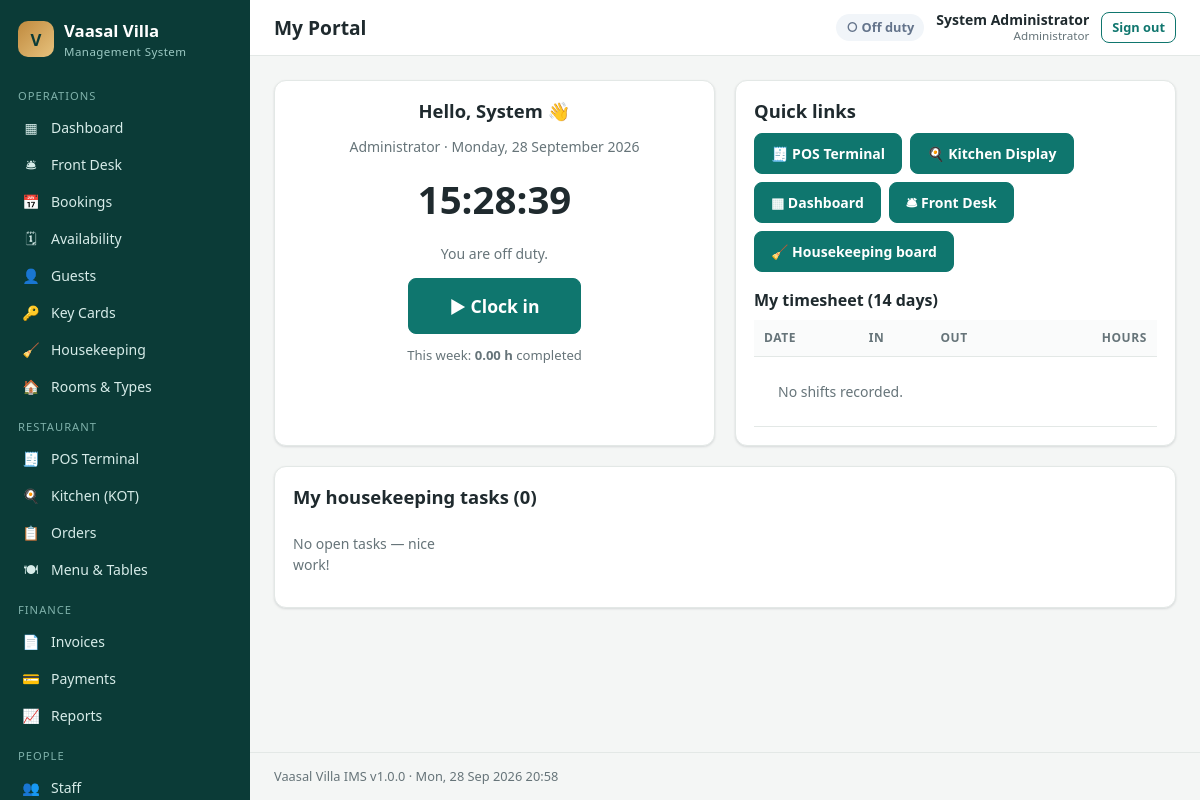
The app's page /staff/index.php (signed in) with its own data.
### tables this page shows
CREATE TABLE users (
  id            INT UNSIGNED AUTO_INCREMENT PRIMARY KEY,
  role_id       INT UNSIGNED NOT NULL,
  full_name     VARCHAR(120) NOT NULL,
  username      VARCHAR(60)  NOT NULL UNIQUE,
  email         VARCHAR(160) NULL,
  phone         VARCHAR(40)  NULL,
  password_hash VARCHAR(255) NOT NULL,
  department    VARCHAR(60)  NULL,
  hourly_rate   DECIMAL(10,2) NOT NULL DEFAULT 0,
  is_active     TINYINT(1)   NOT NULL DEFAULT 1,
  last_login    DATETIME     NULL,
  created_at    DATETIME     NOT NULL DEFAULT CURRENT_TIMESTAMP,
  CONSTRAINT fk_user_role FOREIGN KEY (role_id) REFERENCES roles(id)
);

CREATE TABLE roles (
  id          INT UNSIGNED AUTO_INCREMENT PRIMARY KEY,
  name        VARCHAR(60)  NOT NULL,
  slug        VARCHAR(60)  NOT NULL UNIQUE,
  description VARCHAR(255) NULL
);

### includes/functions.php (called while the page is built, shortened)
<?php
function e($v): string
{
    return htmlspecialchars((string) ($v ?? ''), ENT_QUOTES, 'UTF-8');
}
function url(string $path = ''): string
{
    return BASE_URL . '/' . ltrim($path, '/');
}
function is_post(): bool
{
    return ($_SERVER['REQUEST_METHOD'] ?? 'GET') === 'POST';
}

### includes/db.php (called while the page is built, shortened)
<?php
function db(): PDO
{
    static $pdo = null;
    if ($pdo === null) {
        $dsn = 'mysql:host=' . DB_HOST . ';port=' . DB_PORT . ';dbname=' . DB_NAME . ';charset=utf8mb4';
        try {
            $pdo = new PDO($dsn, DB_USER, DB_PASS, [
                PDO::ATTR_ERRMODE            => PDO::ERRMODE_EXCEPTION,
                PDO::ATTR_DEFAULT_FETCH_MODE => PDO::FETCH_ASSOC,
                PDO::ATTR_EMULATE_PREPARES   => false,
            ]);
            $pdo->exec("SET time_zone = '" . (new DateTime())->format('P') . "'");
        } catch (PDOException $e) {
            http_response_code(500);
            $msg = APP_DEBUG ? htmlspecialchars($e->getMessage()) : 'Database connection failed.';
            exit('<div style="font-family:sans-serif;max-width:640px;margin:60px auto;padding:24px;border:1px solid #fca5a5;background:#fef2f2;border-radius:10px">'
                . '<h2 style="margin-top:0;color:#b91c1c">Database connection failed</h2><p>' . $msg . '</p>'
                . '<p>Make sure MySQL is running in the XAMPP Control Panel and that <code>database.sql</code> has been imported. '
                . 'Credentials are in <code>config/config.php</code>.</p></div>');
        }
    }
    return $pdo;
}
function q(string $sql, array $params = []): PDOStatement
{
    $st = db()->prepare($sql);
    $st->execute($params);
    return $st;
}
function q_all(string $sql, array $params = []): array
{
    return q($sql, $params)->fetchAll();
}
function q_row(string $sql, array $params = []): ?array
{
    $r = q($sql, $params)->fetch();
    return $r === false ? null : $r;
}
function q_val(string $sql, array $params = [])
{
    $v = q($sql, $params)->fetchColumn();
    return $v === false ? null : $v;
}

### includes/auth.php (called while the page is built, shortened)
<?php
function current_user(): ?array
{
    static $user = false, $cachedFor = null;
    $sid = $_SESSION['user_id'] ?? null;
    if ($user !== false && $cachedFor === $sid) return $user;
    $cachedFor = $sid;
    $user = null;
    if (!empty($_SESSION['user_id'])) {
        $user = q_row('SELECT u.*, r.name AS role_name, r.slug AS role_slug FROM users u JOIN roles r ON r.id = u.role_id WHERE u.id = ? AND u.is_active = 1', [$_SESSION['user_id']]);
        $user['permissions'] = array_column(q_all(
            'SELECT p.slug FROM role_permissions rp JOIN permissions p ON p.id = rp.permission_id WHERE rp.role_id = ?',
            [$user['role_id']]
        ), 'slug');
    }
    return $user;
}
function can(string $perm): bool
{
    $u = current_user();
    return $u['role_slug'] === 'admin' || in_array($perm, $u['permissions'], true);
}
function require_login(): array
{
    $u = current_user();
    return $u;
}
function home_path(): string
{
    if (can('dashboard.view')) return 'admin/index.php';
    return 'staff/index.php';
}

### staff/index.php (the view, shortened to what this page needs)
<?php
$me = require_login();
$title = 'My Portal';
$active = 'portal';
$open = q_row('SELECT * FROM attendance WHERE user_id=? AND clock_out IS NULL ORDER BY id DESC LIMIT 1', [$me['id']]);
$sheet = q_all('SELECT * FROM attendance WHERE user_id=? AND work_date >= ? ORDER BY clock_in DESC', [$me['id'], date('Y-m-d', strtotime('-13 day'))]);
$weekHours = (float) q_val('SELECT COALESCE(SUM(hours),0) FROM attendance WHERE user_id=? AND work_date >= ?', [$me['id'], date('Y-m-d', strtotime('monday this week'))]);
$tasks = can('housekeeping.work') ? q_all("SELECT t.*, r.room_number, rt.name type_name, r.status room_status FROM housekeeping_tasks t JOIN rooms r ON r.id=t.room_id JOIN room_types rt ON rt.id=r.room_type_id
                 WHERE t.assigned_to=? AND t.status IN ('pending','in_progress') ORDER BY FIELD(t.priority,'urgent','high','normal','low'), t.created_at", [$me['id']]) : [];
$taskTypes = ['checkout_clean' => 'Check-out clean', 'stayover_clean' => 'Stay-over clean', 'turndown' => 'Turndown', 'deep_clean' => 'Deep clean', 'inspection' => 'Inspection', 'maintenance' => 'Maintenance'];
require __DIR__ . '/../includes/admin_header.php';
?>
<div class="grid g2">
  <div class="card" style="text-align:center">
    <h2>Hello, <?= e(explode(' ', $me['full_name'])[0]) ?> 👋</h2>
    <p class="muted"><?= e($me['role_name']) ?> · <?= date('l, d F Y') ?></p>
    <div style="font-size:2.4rem;font-weight:700;margin:6px 0" id="clk"><?= date('H:i:s') ?></div>
    <?php if (can('attendance.self')): ?>
      <?php if ($open): ?>
        <p>On duty since <b><?= date('H:i', strtotime($open['clock_in'])) ?></b></p>
        <form method="post"><?= csrf_field() ?><input type="hidden" name="action" value="clock_out"><button class="btn btn-warn" style="font-size:1.1rem;padding:14px 40px">⏹ Clock out</button></form>
      <?php else: ?>
        <p class="muted">You are off duty.</p>
        <form method="post"><?= csrf_field() ?><input type="hidden" name="action" value="clock_in"><button class="btn" style="font-size:1.1rem;padding:14px 40px">▶ Clock in</button></form>
      <?php endif; ?>
    <?php endif; ?>
    <p class="small muted" style="margin-top:12px">This week: <b><?= number_format($weekHours, 2) ?> h</b> completed</p>
  </div>
  <div class="card">
    <h2>Quick links</h2>
    <div class="btn-row">
      <?php if (can('pos.use')): ?><a class="btn" href="<?= e(url('pos/index.php')) ?>">🧾 POS Terminal</a><?php endif; ?>
      <?php if (can('kitchen.view')): ?><a class="btn" href="<?= e(url('pos/kitchen.php')) ?>">🍳 Kitchen Display</a><?php endif; ?>
      <?php if (can('dashboard.view')): ?><a class="btn" href="<?= e(url('admin/index.php')) ?>">▦ Dashboard</a><?php endif; ?>
      <?php if (can('frontdesk.manage')): ?><a class="btn" href="<?= e(url('admin/frontdesk.php')) ?>">🛎 Front Desk</a><?php endif; ?>
      <?php if (can('housekeeping.manage')): ?><a class="btn" href="<?= e(url('admin/housekeeping.php')) ?>">🧹 Housekeeping board</a><?php endif; ?>
    </div>
    <h3 style="margin-top:18px">My timesheet (14 days)</h3>
    <table class="table"><thead><tr><th>Date</th><th>In</th><th>Out</th><th class="num">Hours</th></tr></thead><tbody>
    <?php if (!$sheet): ?><tr><td colspan="4" class="empty">No shifts recorded.</td></tr><?php endif; ?>
    </tbody></table>
  </div>
</div>
<?php if (can('housekeeping.work')): ?>
<div class="card">
  <h2>My housekeeping tasks (<?= count($tasks) ?>)</h2>
  <div class="rack">
  <?php foreach ($tasks as $t): ?>
    <div class="room-tile <?= $t['priority'] === 'urgent' ? 'maintenance' : 'available' ?>">
      <div style="display:flex;justify-content:space-between"><span class="no"><?= e($t['room_number']) ?></span><?= badge($t['priority']) ?></div>
      <div class="type"><?= e($t['type_name']) ?> · room <?= e($t['room_status']) ?></div>
      <div style="margin:6px 0;font-weight:600"><?= e($taskTypes[$t['task_type']]) ?></div>
      <?php if ($t['notes']): ?><div class="small muted"><?= e($t['notes']) ?></div><?php endif; ?>
      <form method="post" style="margin-top:8px"><?= csrf_field() ?><input type="hidden" name="action" value="task"><input type="hidden" name="id" value="<?= $t['id'] ?>">
        <?php if ($t['status'] === 'pending'): ?><button class="btn btn-sm btn-ghost" name="status" value="in_progress">Start</button><?php endif; ?>
        <button class="btn btn-sm" name="status" value="done">✓ Done</button></form>
    </div>
  <?php endforeach; if (!$tasks): ?><p class="muted">No open tasks — nice work!</p><?php endif; ?>
  </div>
</div>
<?php endif; ?>
<?php require __DIR__ . '/../includes/admin_footer.php'; ?>

### includes/admin_header.php (shortened to what this page needs)
<?php
$__u = current_user();
$active = $active ?? '';
$__nav = [
    ['Operations', [
        ['dashboard',   'admin/index.php',        'Dashboard',        '▦', ['dashboard.view']],
        ['frontdesk',   'admin/frontdesk.php',    'Front Desk',       '🛎', ['frontdesk.manage']],
        ['bookings',    'admin/bookings.php',     'Bookings',         '📅', ['bookings.manage']],
        ['calendar',    'admin/calendar.php',     'Availability',     '🗓', ['bookings.manage', 'frontdesk.manage']],
        ['guests',      'admin/guests.php',       'Guests',           '👤', ['guests.manage']],
        ['keycards',    'admin/keycards.php',     'Key Cards',        '🔑', ['keycards.manage']],
        ['housekeeping','admin/housekeeping.php', 'Housekeeping',     '🧹', ['housekeeping.manage']],
        ['rooms',       'admin/rooms.php',        'Rooms & Types',    '🏠', ['rooms.manage']],
    ]],
    ['Restaurant', [
        ['pos',         'pos/index.php',          'POS Terminal',     '🧾', ['pos.use']],
        ['kitchen',     'pos/kitchen.php',        'Kitchen (KOT)',    '🍳', ['kitchen.view']],
        ['orders',      'admin/orders.php',       'Orders',           '📋', ['pos.settle', 'billing.manage']],
        ['menu',        'admin/menu.php',         'Menu & Tables',    '🍽', ['menu.manage']],
    ]],
    ['Finance', [
        ['invoices',    'admin/invoices.php',     'Invoices',         '📄', ['billing.manage']],
        ['payments',    'admin/payments.php',     'Payments',         '💳', ['billing.manage']],
        ['reports',     'admin/reports.php',      'Reports',          '📈', ['reports.view']],
    ]],
    ['People', [
        ['staff',       'admin/staff.php',        'Staff',            '👥', ['staff.manage']],
        ['attendance',  'admin/attendance.php',   'Attendance',       '⏱', ['staff.manage']],
        ['roles',       'admin/roles.php',        'Roles & Permissions','🛡', ['roles.manage']],
    ]],
    ['System', [
        ['media',       'admin/media.php',        'Website Media',    '🖼', ['settings.manage']],
        ['channels',    'admin/channels.php',     'Booking Channels', '🌐', ['settings.manage']],
        ['messages',    'admin/messages.php',     'Web Enquiries',    '✉', ['dashboard.view']],
        ['log',         'admin/activity.php',     'Activity Log',     '📜', ['settings.manage']],
        ['settings',    'admin/settings.php',     'Settings',         '⚙', ['settings.manage']],
    ]],
];
$__myDuty = $__u ? q_val('SELECT id FROM attendance WHERE user_id = ? AND clock_out IS NULL ORDER BY id DESC LIMIT 1', [$__u['id']]) : null;
?><!DOCTYPE html>
<html lang="en">
<head>
<link rel="stylesheet" href="<?= e(url('assets/css/admin.css')) ?>">
</head>
<body class="admin">
<aside class="sidebar" id="sidebar">
  <a class="brand" href="<?= e(url(home_path())) ?>"><span class="brand-mark">V</span><span>Vaasal Villa<small>Management System</small></span></a>
  <nav>
  <?php foreach ($__nav as [$__group, $__items]):
      $__visible = array_filter($__items, fn($__i) => can_any($__i[4]));
      if (!$__visible) continue; ?>
    <div class="nav-group"><?= e($__group) ?></div>
    <?php foreach ($__visible as [$__key, $__href, $__text, $__icon]): ?>
      <a class="nav-link<?= $active === $__key ? ' active' : '' ?>" href="<?= e(url($__href)) ?>"><span class="ico"><?= $__icon ?></span><?= e($__text) ?></a>
    <?php endforeach; ?>
  <?php endforeach; ?>
  </nav>
</aside>
<div class="main">
  <header class="topbar">
    <h1><?= e($title ?? '') ?></h1>
    <div class="topbar-right">
      <?php if (can('attendance.self')): ?>
        <a href="<?= e(url('staff/index.php')) ?>" class="duty <?= $__myDuty ? 'on' : 'off' ?>"><?= $__myDuty ? '● On duty' : '○ Off duty' ?></a>
      <?php endif; ?>
      <div class="user-chip"><b><?= e($__u['full_name'] ?? '') ?></b><small><?= e($__u['role_name'] ?? '') ?></small></div>
      <a class="btn btn-sm btn-ghost" href="<?= e(url('logout.php')) ?>">Sign out</a>
    </div>
  </header>
  <main class="content">

### assets/css/admin.css (style rules this page uses)
:root { --bg:#f4f6f5; --panel:#fff; --ink:#1f2a2e; --muted:#667479; --line:#e3e8e6; --brand:#0f766e; --brand-d:#115e59; --brand-l:#ccfbf1; --accent:#c08a3e; --red:#dc2626; --amber:#d97706; --green:#16a34a; --blue:#2563eb; --purple:#7c3aed; --teal:#0d9488; --gray:#6b7280; --radius:12px; --shadow:0 1px 2px rgba(16,24,40,.05),0 1px 3px rgba(16,24,40,.08); --side:250px; }
* { box-sizing:border-box }
html,body { margin:0 }
body { font:14px/1.5 "Segoe UI",system-ui,-apple-system,Roboto,Arial,sans-serif;color:var(--ink);background:var(--bg) }
a { color:var(--brand);text-decoration:none }
h1,h2,h3 { margin:0 0 .6em;line-height:1.25 }
h2 { font-size:1.15rem }
h3 { font-size:1rem }
.sidebar { position:fixed;inset:0 auto 0 0;width:var(--side);background:#0b3b37;color:#cde7e3;overflow-y:auto;z-index:30;padding-bottom:30px }
.brand { display:flex;gap:10px;align-items:center;padding:18px 18px 14px;color:#fff;font-weight:700;font-size:1.05rem }
.brand small { display:block;font-weight:400;font-size:.72rem;color:#9cc9c3;letter-spacing:.04em }
.brand-mark { width:36px;height:36px;border-radius:10px;background:linear-gradient(135deg,var(--accent),#e7c27d);display:grid;place-items:center;color:#0b3b37;font-weight:800 }
.nav-group { padding:14px 18px 4px;font-size:.7rem;text-transform:uppercase;letter-spacing:.09em;color:#7fb1aa }
.nav-link { display:flex;gap:10px;align-items:center;padding:8px 18px;color:#d7ece9;border-left:3px solid transparent }
.ico { width:20px;text-align:center }
.main { margin-left:var(--side);min-height:100vh;display:flex;flex-direction:column }
.topbar { position:sticky;top:0;z-index:20;display:flex;align-items:center;gap:14px;padding:12px 24px;background:#fff;border-bottom:1px solid var(--line) }
.topbar h1 { font-size:1.2rem;margin:0;flex:1 }
.topbar-right { display:flex;align-items:center;gap:12px }
.user-chip { display:flex;flex-direction:column;text-align:right;line-height:1.2 }
.user-chip small { color:var(--muted) }
.duty { font-size:.8rem;padding:4px 10px;border-radius:99px;font-weight:600 }
.duty.off { background:#f1f5f9;color:#64748b }
.content { padding:24px;flex:1 }
.card { background:var(--panel);border:1px solid var(--line);border-radius:var(--radius);padding:18px;box-shadow:var(--shadow);margin-bottom:20px }
.grid { display:grid;gap:20px }
.g2 { grid-template-columns:repeat(2,minmax(0,1fr)) }
table.table { width:100%;border-collapse:collapse }
.table th,.table td { padding:9px 10px;border-bottom:1px solid var(--line);text-align:left;vertical-align:middle }
.table th { font-size:.75rem;text-transform:uppercase;letter-spacing:.05em;color:var(--muted);background:#fafbfb;white-space:nowrap }
.table .num,.num { text-align:right;white-space:nowrap }
.empty { color:var(--muted);text-align:center;padding:24px!important }
.btn { display:inline-flex;align-items:center;gap:6px;padding:9px 16px;border-radius:8px;border:1px solid var(--brand);background:var(--brand);color:#fff;font:inherit;font-weight:600;cursor:pointer;white-space:nowrap }
.btn-sm { padding:5px 10px;font-size:.8rem }
.btn-ghost { background:#fff;color:var(--brand) }
.btn-row { display:flex;gap:8px;flex-wrap:wrap }
.muted { color:var(--muted) }
.small { font-size:.82rem }
.rack { display:grid;grid-template-columns:repeat(auto-fill,minmax(150px,1fr));gap:12px }

### records on screen
users: full_name "System Administrator", role.name "Administrator", full_name "System"

### other values on screen
$__group "OPERATIONS"
$__icon "▦"
$__text "Dashboard"
$__icon "🛎"
$__text "Front Desk"
$__icon "📅"
$__text "Bookings"
$__icon "🗓"
$__text "Availability"
$__icon "👤"
$__text "Guests"
$__icon "🔑"
$__text "Key Cards"
$__icon "🧹"
$__text "Housekeeping"
